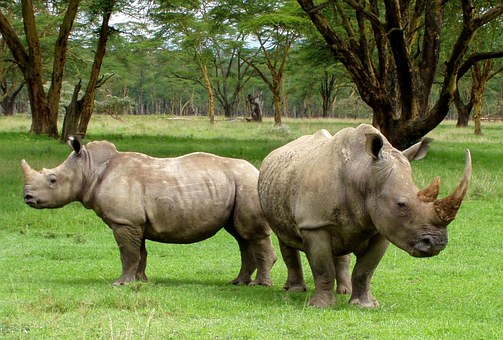
#> input picture Traditional Image Processing/Fourier_Transform_Convolution/test.jpg, 503 x 340 px
$ jupyter execute Image_Fourier_Transform.ipynb
#> lines starting #> are read from the running program, lines starting #| are printed output that depends on the picture
[cell 1]
import numpy as np
import matplotlib.pyplot as plt
from PIL import Image

image = np.array(Image.open('test.jpg').convert('L'))
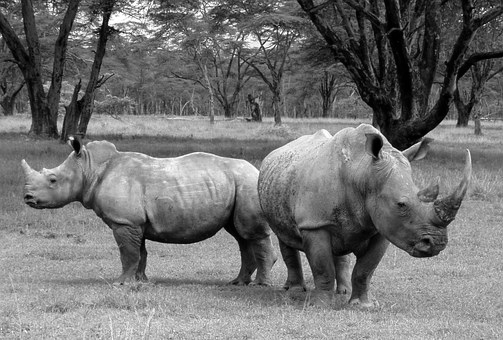
#> image: shape (340, 503); min 0, max 255, mean 114.5
plt.figure()
plt.imshow(image, cmap='gray')
plt.axis('off')
plt.title("Image")
plt.show()

[cell 2]
F = np.fft.fft2(image)
F_shifted = np.fft.fftshift(F)

magnitude = np.abs(F_shifted)
phase = np.angle(F_shifted)
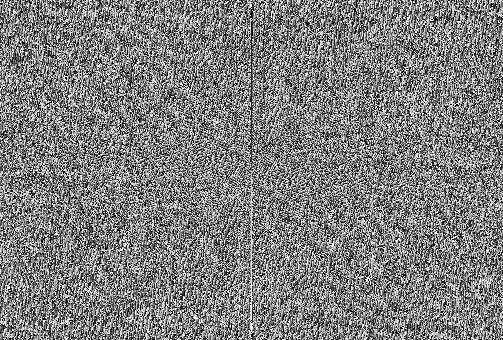
#> phase: shape (340, 503) float64; min -3.14, max 3.14, mean 1.84e-05; drawn with min black and max white

plt.figure()
plt.imshow(np.log1p(magnitude), cmap='gray')  # log for visibility
plt.axis('off')
plt.title("Magnitude Spectrum")
plt.show()
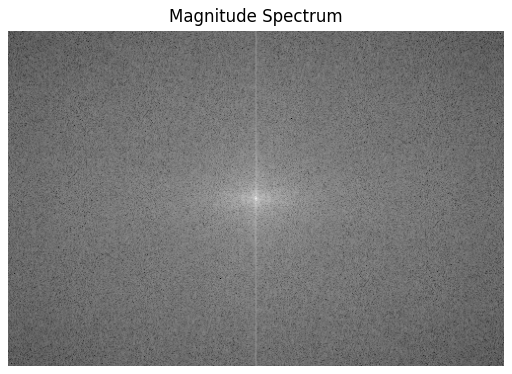
#> figure drawn by matplotlib, 1 panel

plt.figure()
plt.imshow(phase, cmap='gray')
plt.axis('off')
plt.title("Phase Spectrum")
plt.show()

[cell 3]
############### Low Pass Filter ##############
rows, cols = image.shape
#> rows = 340; cols = 503
crow, ccol = rows // 2 , cols // 2
#> crow = 170; ccol = 251

# filter size
filter_size = 50  # smaller = more aggressive filtering

# Create mask with center square = 1, rest = 0 (low-pass filter)
mask = np.zeros_like(image)
mask[crow - filter_size:crow + filter_size, ccol - filter_size:ccol + filter_size] = 1

# Apply mask
F_filtered = F_shifted * mask

magnitude = np.log1p(np.abs(F_filtered))
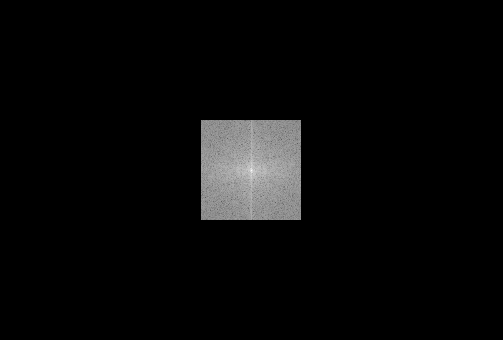
#> magnitude: shape (340, 503) float64; min 0, max 16.79, mean 0.588; drawn with min black and max white
plt.figure()
plt.imshow(magnitude, cmap = 'gray')
plt.title("Low Pass Filter")
plt.axis('off')
plt.show()

[cell 4]
############### Inverse FT ##############
F_ifiltered = np.fft.ifftshift(F_filtered)
F_ifiltered = np.fft.ifft2(F_ifiltered)
magnitude = np.abs(F_ifiltered)  # take magnitude since result is complex
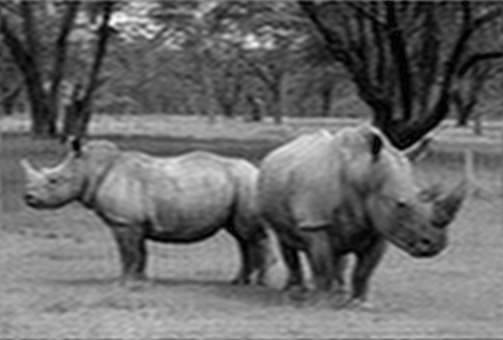
#> magnitude: shape (340, 503) float64; min 0.0818, max 278.2, mean 114.5; drawn with min black and max white

plt.imshow(magnitude, cmap = 'gray')
plt.title("Inverse Fourier Transform")
plt.axis('off')
plt.show()

[cell 5]
############### High Pass Filter ##############
rows, cols = image.shape
crow, ccol = rows // 2 , cols // 2

# filter size
filter_size = 50  # smaller = more aggressive filtering

# Create mask with center square = 1, rest = 0 (low-pass filter)
mask = 1 + np.zeros_like(image)
mask[crow - filter_size:crow + filter_size, ccol - filter_size:ccol + filter_size] = 0

# Apply mask
F_filtered = F_shifted * mask

magnitude = np.log1p(np.abs(F_filtered))
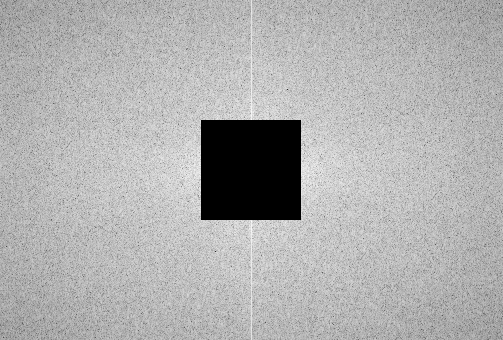
#> magnitude: shape (340, 503) float64; min 0, max 11.47, mean 7.88; drawn with min black and max white
plt.figure()
plt.imshow(magnitude, cmap = 'gray')
plt.title("High Pass Filter")
plt.axis('off')
plt.show()

[cell 6]
############### Inverse FT ##############
F_ifiltered = np.fft.ifftshift(F_filtered)
F_ifiltered = np.fft.ifft2(F_ifiltered)
magnitude = np.abs(F_ifiltered)  # take magnitude since result is complex
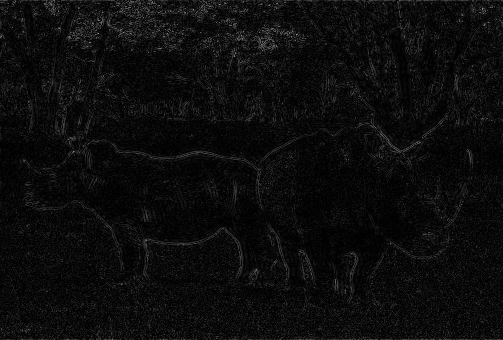
#> magnitude: shape (340, 503) float64; min 0.00486, max 152.4, mean 12.6

plt.imshow(magnitude, cmap = 'gray')
plt.title("Inverse Fourier Transform")
plt.axis('off')
plt.show()
